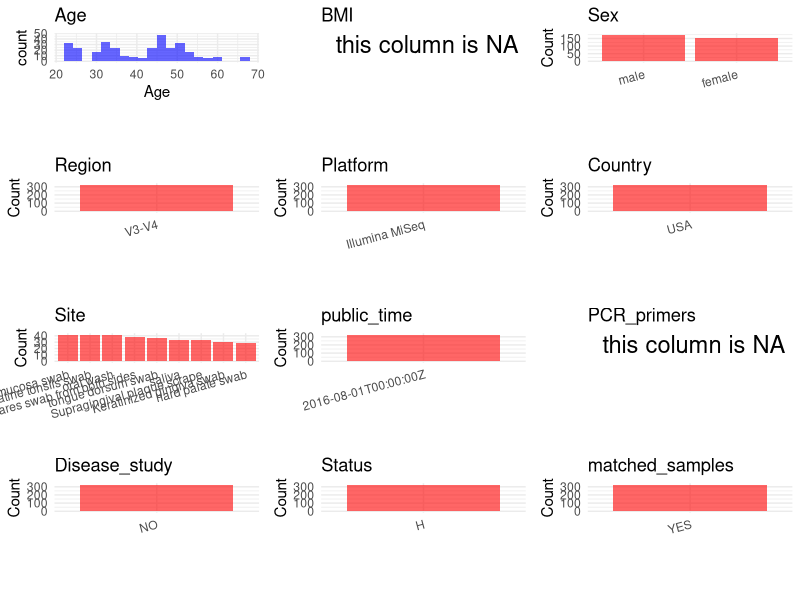

Write the R code that produced this figure. (Note: this script raises an error after producing the figure.)
## ---- chunk 1
# Load necessary libraries
library(dplyr)
library(ggplot2)
library(cowplot)

# Set working directory (update this path to your local directory)
setwd("D:/oral_project/PRJNA316469")

# Read the initial metadata files
initial_meta<-read.csv("SraRunTable.csv",header = T)

# Combine the two metadata files
#meta <- rbind(initial_meta, initial_meta1)

#Remove entries where Organism is "gut metagenome" (non-oral samples)
#initial_meta <- subset(initial_meta,isolation_source!= "feces")

# Check the number of samples containing "HT" in Sample.Name (e.g., healthy controls)
#nrow(subset(meta, grepl("HT", Sample.Name)))

# Display the first few rows of the metadata
head(initial_meta)
## ---- chunk 2
# Create a uniform metadata dataframe
metadata <- data.frame(
  BioProject = initial_meta$BioProject,
  Run = initial_meta$Run,
  sample_name = initial_meta$host_subject_id,
  Age = initial_meta$host_age,
  BMI = NA,
  Sex=initial_meta$host_sex,
  Region = "V3-V4",
  Platform = initial_meta$Instrument,
  Country = initial_meta$geo_loc_name_country,
  Site = initial_meta$env_material,
  public_time = initial_meta$ReleaseDate,
  stringsAsFactors = FALSE
)
## ---- chunk 3
# Add information obtained from the publication
metadata$PCR_primers <- NA
metadata$title <- "The effect of cigarette smoking on the oral and nasal microbiota"
#metadata<-subset(uniform_meta,Site!="feces")
metadata$Disease_study <- "NO"
# Assign disease status based on sample_name patterns
metadata$Status <- "H"
#extract subject id by remove prefix of sample_name
#metadata$sample_name <- gsub("[FSP].*", "", metadata$sample_name)
#get subjects id with Saliva available
keep_subjects<-subset(metadata,Site %in% c("human hard palate swab","human Keratinized gingiva swab","human oral wash","human saliva","human Supragingival plaque scrape","human tongue dorsum swab"))
#remove subjects without Saliva samples
metadata<-subset(metadata,sample_name %in% keep_subjects$sample_name)
#get subjects sampling counts
sample_counts <- table(metadata$sample_name)
# Create matched_samples column, any subjects have >=2 samples will be label "YES", otherwise "NO"
metadata$matched_samples <- ifelse(metadata$sample_name %in% names(sample_counts[sample_counts >= 2]), "YES", "NO")

metadata$Site<-gsub("human ","",metadata$Site)
## ---- chunk 4
# Check the number of unique runs and sample names
print(paste("Number of unique runs:", length(unique(metadata$Run))))
print(paste("Number of unique sample names:", length(unique(metadata$sample_name))))
## ---- chunk 5
# Select columns for visualization
plot_data <- metadata %>%
  select(-BioProject, -Run, -sample_name, -title)

# Function to create simple plots for each column
create_simple_plots <- function(data) {
  plots <- list()
  
  for (col in colnames(data)) {
    # Check if the column is all NA
    if (all(is.na(data[[col]]))) {
      # Create an empty plot with text indicating all NA
      p <- ggplot() +
        annotate("text", x = 0.5, y = 0.5, label = "this column is NA", size = 6) +
        labs(title = col) +
        theme_void()
    } else if (is.numeric(data[[col]])) {
      # Numeric variable: histogram
      p <- ggplot(data, aes(x = .data[[col]])) +
        geom_histogram(fill = "blue", alpha = 0.6, bins = 20, na.rm = TRUE) +
        labs(title = col) +
        theme_minimal()
    } else {
      # Categorical variable: bar plot (remove NA values)
      count_data <- as.data.frame(table(data[[col]], useNA = "ifany"))
      p <- ggplot(count_data, aes(x = reorder(Var1, -Freq), y = Freq)) +
        geom_col(fill = "red", alpha = 0.6) +
        labs(title = col, x = NULL, y = "Count") +
        theme_minimal() +
        theme(axis.text.x = element_text(angle = 15, hjust = 1))
    }
    plots[[col]] <- p
  }
  
  return(plots)
}

# Generate and arrange plots
plots <- create_simple_plots(plot_data)
p<-plot_grid(plots$Age, 
          plots$BMI, 
          plots$Sex, 
          plots$Region, 
          plots$Platform, 
          plots$Country, 
          plots$Site,
          plots$public_time, 
          plots$PCR_primers,
          plots$Disease_study,
          plots$Status,
          plots$matched_samples,# add 
          ncol = 3, align = "hv", axis = "lb")
ggsave("Metadata_Summary.png", plot = p, width = 8, height = 8, dpi = 150)
## ---- chunk 6
knitr::include_graphics("Metadata_Summary.png")
## ---- chunk 7
# Reorder columns to match the desired format
metadata <- metadata[, c(
  "BioProject", "Run", "sample_name", "Age", "BMI", "Sex", 
  "Region", "Platform", "Country", "Site", "public_time", 
  "PCR_primers", "title", "Disease_study", "Status","matched_samples"
)]

# Export the uniform metadata to a CSV file
write.csv(metadata, file = "metadata.csv", quote = FALSE)
head(metadata)
